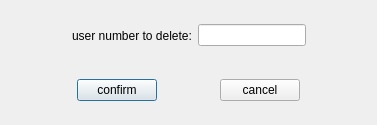
<?xml version="1.0" encoding="UTF-8"?>
<ui version="4.0">
 <class>deluser_dialog</class>
 <widget class="QDialog" name="deluser_dialog">
  <property name="geometry">
   <rect>
    <x>0</x>
    <y>0</y>
    <width>377</width>
    <height>125</height>
   </rect>
  </property>
  <property name="windowTitle">
   <string>del user</string>
  </property>
  <property name="windowIcon">
   <iconset resource="res.qrc">
    <normaloff>:/new/image/clock.jpg</normaloff>:/new/image/clock.jpg</iconset>
  </property>
  <layout class="QVBoxLayout" name="verticalLayout">
   <item>
    <widget class="QWidget" name="widget" native="true">
     <layout class="QHBoxLayout" name="horizontalLayout">
      <item>
       <spacer name="horizontalSpacer_5">
        <property name="orientation">
         <enum>Qt::Horizontal</enum>
        </property>
        <property name="sizeHint" stdset="0">
         <size>
          <width>40</width>
          <height>20</height>
         </size>
        </property>
       </spacer>
      </item>
      <item>
       <widget class="QLabel" name="label">
        <property name="text">
         <string>user number to delete:</string>
        </property>
       </widget>
      </item>
      <item>
       <widget class="QLineEdit" name="lineEdit"/>
      </item>
      <item>
       <spacer name="horizontalSpacer_6">
        <property name="orientation">
         <enum>Qt::Horizontal</enum>
        </property>
        <property name="sizeHint" stdset="0">
         <size>
          <width>40</width>
          <height>20</height>
         </size>
        </property>
       </spacer>
      </item>
     </layout>
    </widget>
   </item>
   <item>
    <widget class="QWidget" name="widget_2" native="true">
     <layout class="QHBoxLayout" name="horizontalLayout_2">
      <item>
       <spacer name="horizontalSpacer">
        <property name="orientation">
         <enum>Qt::Horizontal</enum>
        </property>
        <property name="sizeHint" stdset="0">
         <size>
          <width>40</width>
          <height>20</height>
         </size>
        </property>
       </spacer>
      </item>
      <item>
       <widget class="QPushButton" name="btn_confirm">
        <property name="text">
         <string>confirm</string>
        </property>
       </widget>
      </item>
      <item>
       <spacer name="horizontalSpacer_2">
        <property name="orientation">
         <enum>Qt::Horizontal</enum>
        </property>
        <property name="sizeHint" stdset="0">
         <size>
          <width>40</width>
          <height>20</height>
         </size>
        </property>
       </spacer>
      </item>
      <item>
       <widget class="QPushButton" name="btn_cancel">
        <property name="text">
         <string>cancel</string>
        </property>
       </widget>
      </item>
      <item>
       <spacer name="horizontalSpacer_3">
        <property name="orientation">
         <enum>Qt::Horizontal</enum>
        </property>
        <property name="sizeHint" stdset="0">
         <size>
          <width>40</width>
          <height>20</height>
         </size>
        </property>
       </spacer>
      </item>
     </layout>
    </widget>
   </item>
  </layout>
 </widget>
 <resources>
  <include location="res.qrc"/>
 </resources>
 <connections/>
</ui>
